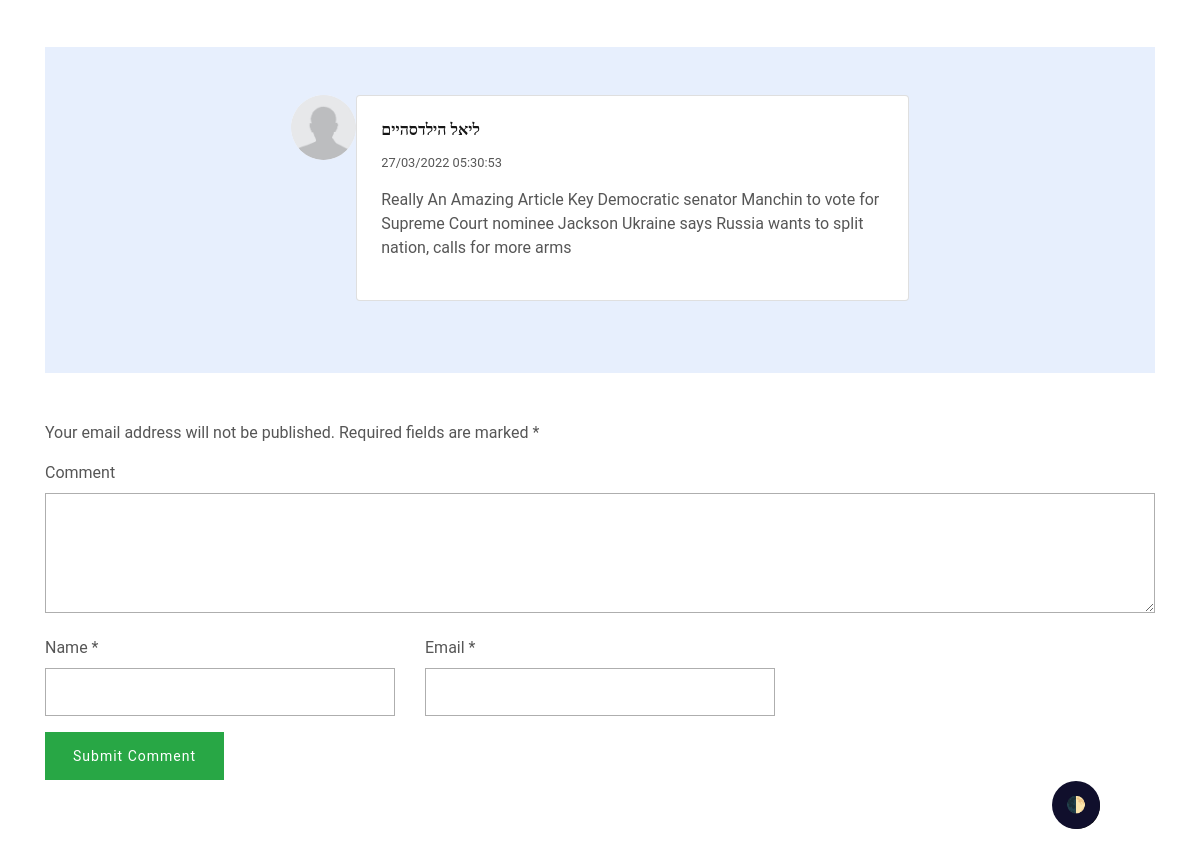
Page /blog-single.php?id=18 (middle part) on the earlier database version.
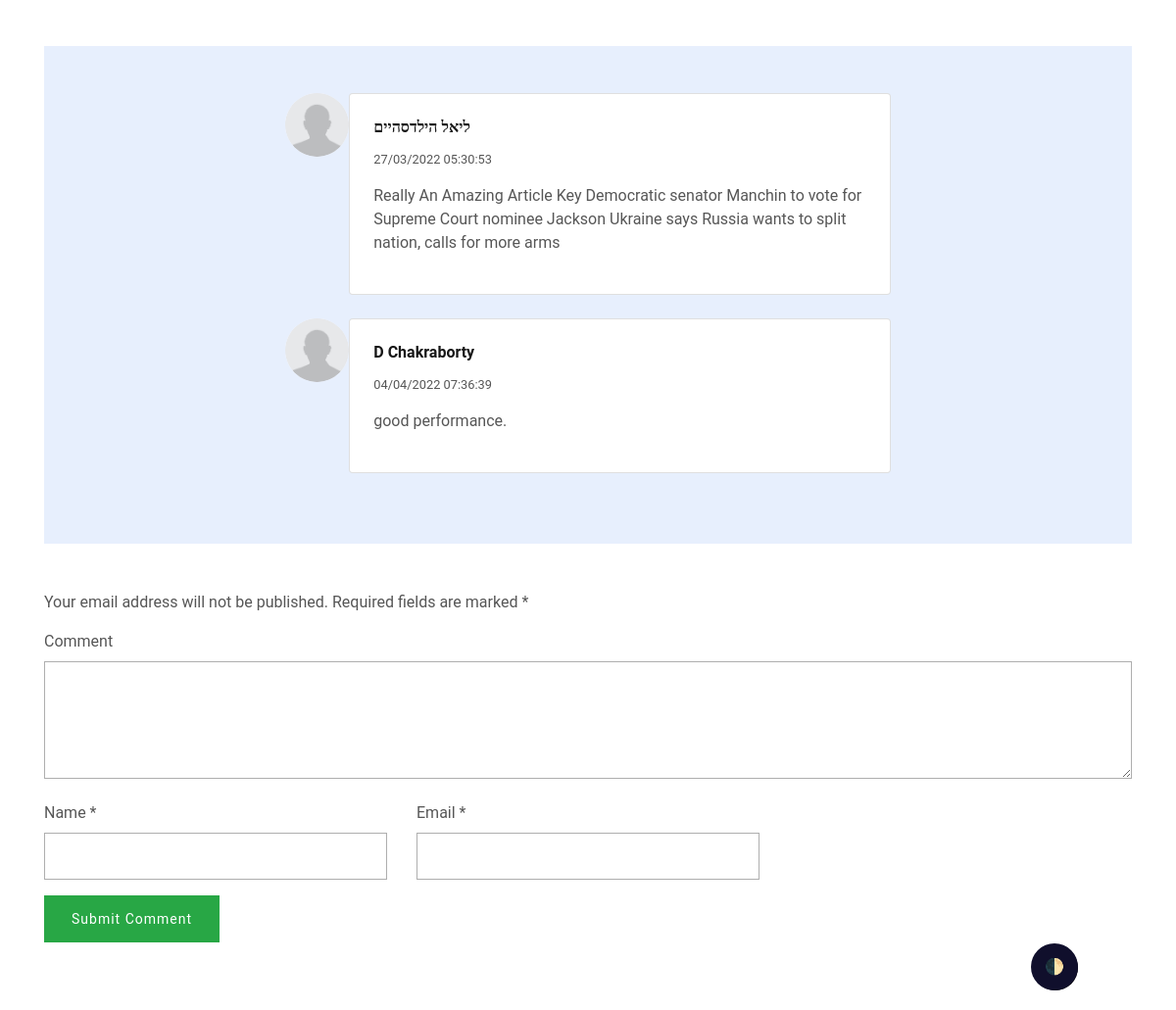
Same page on the later database version.
### tables this page shows
CREATE TABLE `comment` (
  `id` int(10) NOT NULL,
  `datetime` varchar(50) NOT NULL,
  `comment` varchar(500) NOT NULL,
  `commentauth` varchar(200) NOT NULL,
  `commentmail` varchar(200) NOT NULL,
  `status` varchar(10) NOT NULL,
  `post_id` int(10) NOT NULL
);

### blog-single.php (the view, shortened to what this page needs)
<!DOCTYPE html>
<html lang="en">
<head>
    <link rel='stylesheet' href='libs/bootstrap/css/bootstrap.min.css' type='text/css' media='all' />
    <link rel='stylesheet' href='style.css' type='text/css' media='all' />
    <link rel="stylesheet" href="./css/green-audio-player.min.css">
</head>
<body>
            <!DOCTYPE html>
            <html lang="en">
            <head>
                <link rel='stylesheet' href='libs/bootstrap/css/bootstrap.min.css' type='text/css' media='all' />
                <link rel='stylesheet' href='style.css' type='text/css' media='all' />
                <link rel="stylesheet" href="./css/green-audio-player.min.css">
            </head>
            <body>
    <?php require_once './partials/_navbar.php'; ?>
    <div class="main-content-area">
        <div class="container">
            <section style="background-color: #e7effd;">
                <div class="container my-5 py-5 text-dark">
                    <div class="row d-flex justify-content-center">
                        <div class="col-md-11 col-lg-9 col-xl-7">
                            <?php
        $postIdForComments = $_GET['id'];
        $commentQuery ="SELECT * FROM comment
        WHERE post_id = '$postIdForComments' AND status = 'ON'";
        $execomment =mysqli_query($conn, $commentQuery);
        while ($rows = mysqli_fetch_array($execomment)) {
            $commentDate = $rows['datetime'];
            $commentAuthor = $rows['commentauth'];
            $comment = $rows['comment']; ?>
                            <div class="d-flex flex-start mb-4">
                                <img class="rounded-circle shadow-1-strong me-3" src="./img/def_face.jpg" alt="avatar"
                                    width="65" height="65" />
                                <div class="card w-100">
                                    <div class="card-body p-4">
                                        <div class="">
                                            <h5><?= $commentAuthor ?>
                                            </h5>
                                            <p class="small">
                                                <?= $commentDate ?>
                                            </p>
                                            <p>
                                                <?= $comment ?>
                                            </p>
                                        </div>
                                    </div>
                                </div>
                            </div>
                            <?php
        } ?>
                        </div>
                    </div>
                </div>
            </section>
            <div class="comment-container" id="comments">
                <div id="respond" class="comment-respond">
                    <form
                        action="comment-post.php?id='<?= $_GET['id'] ?>'"
                        method="POST" id="commentform" class="comment-form">
                        <p class="comment-notes"><span id="email-notes">Your email address will not be published.</span>
                            Required fields are marked <span class="required">*</span></p>
                        <div> <label for="comment">Comment</label>
                            <textarea id="comment" name="comment" cols="45" rows="6" aria-required="true"></textarea>
                        </div>
                        <div class="row">
                            <div class="col-sm-4">
                                <div class="form-group comment-form-author">
                                    <label for="author">Name
                                        <span class="required">*</span>
                                    </label>
                                    <input class="form-control" id="author" name="cauthor" type="text" value=""
                                        size="30" aria-required="true">
                                </div>
                            </div>
                            <div class="col-sm-4">
                                <div class="form-group comment-form-email">
                                    <label for="email">Email <span class="required">*</span>
                                    </label> <input class="form-control" id="email" name="cemail" type="email" value=""
                                        size="30" aria-required="true">
                                </div>
                            </div>
                        </div>
                        <p class="form-submit">
                            <button type="submit" id="submit" name="submitcomment"
                                class="btn btn-success hvr-overline-from-left">Submit
                                Comment</button>
                        </p>
                    </form>
                </div>
            </div>
        </div>
    </div>
    <?php require_once './partials/_footer.php';

### partials/_footer.php (shortened to what this page needs)
</body>
</html>

### style.css (style rules this page uses)
body { font-family: Roboto; color: #565656; line-height: 1.5; font-display: swap; }
body p { font-family: Roboto; color: #565656; line-height: 1.5; font-display: swap; }
.h1, .h2, .h3, .h4, .h5, .h6, h1, h2, h3, h4, h5, h6 { color: #161616; font-weight: 600; line-height: 1.3; margin-bottom: 0.75rem; }
.h5, h5 { font-size: 1rem; }
.btn, input[type="submit"] { padding: 0 1.75rem; border-radius: 0; font-size: 0.875rem; font-family: Roboto, sans-serif; letter-spacing: 1px; line-height: 48px; border: none; font-display: swap; }
input[type="email"], input[type="password"], input[type="text"], input[type="url"], textarea { border: 1px solid #aeaeae; box-shadow: none; border-radius: 0; padding: 0 1rem; margin-bottom: 1rem; font-size: 0.875rem; font-family: Roboto, sans-serif; line-height: 48px; height: 48px; width: 100%; font-display: swap; }
input[type="email"]::placeholder, input[type="password"]::placeholder, input[type="text"]::placeholder, input[type="url"]::placeholder, textarea::placeholder { color: #aeaeae; }
textarea { height: 120px; }
.form-control { padding: 0 1rem; line-height: 48px; height: 48px; }
.hvr-overline-from-left { display: inline-block; vertical-align: middle; -webkit-transform: perspective(1px) translateZ(0); transform: perspective(1px) translateZ(0); box-shadow: 0 0 1px rgba(0, 0, 0, 0); position: relative; overflow: hidden; }
.hvr-overline-from-left:before { content: ""; position: absolute; z-index: -1; left: 0; right: 100%; top: 0; background: #2098d1; height: 4px; -webkit-transition-property: right; transition-property: right; -webkit-transition-duration: 0.3s; transition-duration: 0.3s; -webkit-transition-timing-function: ease-out; transition-timing-function: ease-out; }
.main-content-area { padding-top: 32px; overflow: hidden; }
.comment-container, .related-post-wrap { margin-top: 2rem; clear: both; }
.comment-container .comment-respond { margin-bottom: 24px; }
.comment-container .comment-respond .required { color: #565656; }

Differences in the rows shown:
added comment: commentauth "D Chakraborty", datetime "04/04/2022 07:36:39", comment "good performance."
